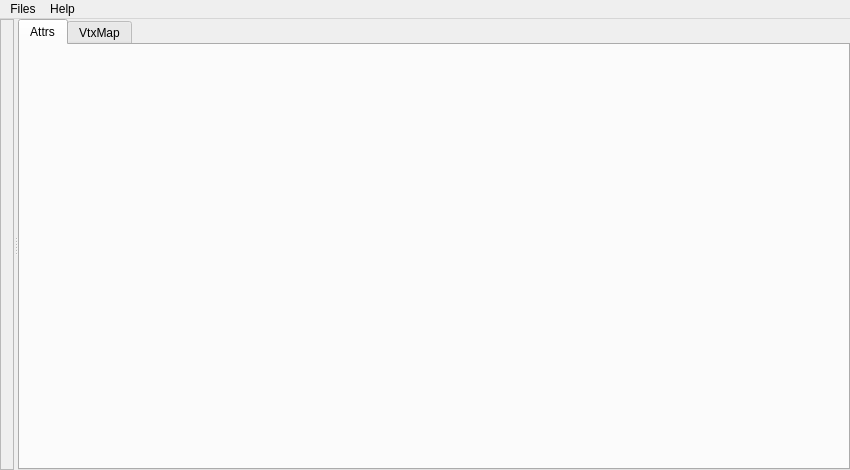
<?xml version="1.0" encoding="UTF-8"?>
<ui version="4.0">
 <class>mwClothEditor</class>
 <widget class="QMainWindow" name="mwClothEditor">
  <property name="geometry">
   <rect>
    <x>0</x>
    <y>0</y>
    <width>850</width>
    <height>470</height>
   </rect>
  </property>
  <property name="windowTitle">
   <string>Cloth Editor</string>
  </property>
  <widget class="QWidget" name="centralwidget">
   <layout class="QGridLayout" name="gridLayout_3">
    <property name="margin">
     <number>0</number>
    </property>
    <property name="spacing">
     <number>0</number>
    </property>
    <item row="0" column="0">
     <widget class="QSplitter" name="splitter_2">
      <property name="orientation">
       <enum>Qt::Horizontal</enum>
      </property>
      <widget class="QFrame" name="qfSceneNodes">
       <property name="frameShape">
        <enum>QFrame::StyledPanel</enum>
       </property>
       <layout class="QVBoxLayout" name="vlSceneNodes">
        <property name="spacing">
         <number>0</number>
        </property>
        <property name="margin">
         <number>0</number>
        </property>
       </layout>
      </widget>
      <widget class="QTabWidget" name="tabClothEditor">
       <property name="currentIndex">
        <number>0</number>
       </property>
       <widget class="QWidget" name="tiAttr">
        <attribute name="title">
         <string>Attrs</string>
        </attribute>
        <layout class="QGridLayout" name="glPreset">
         <property name="margin">
          <number>0</number>
         </property>
         <property name="spacing">
          <number>0</number>
         </property>
         <item row="0" column="0">
          <layout class="QVBoxLayout" name="vlAttr">
           <property name="spacing">
            <number>0</number>
           </property>
          </layout>
         </item>
        </layout>
       </widget>
       <widget class="QWidget" name="tiVtxMap">
        <attribute name="title">
         <string>VtxMap</string>
        </attribute>
        <layout class="QGridLayout" name="glVtxMap">
         <property name="margin">
          <number>0</number>
         </property>
         <property name="spacing">
          <number>0</number>
         </property>
         <item row="0" column="0">
          <layout class="QVBoxLayout" name="vlVtxMap">
           <property name="spacing">
            <number>0</number>
           </property>
          </layout>
         </item>
        </layout>
       </widget>
      </widget>
     </widget>
    </item>
   </layout>
  </widget>
  <widget class="QMenuBar" name="menuBar">
   <property name="geometry">
    <rect>
     <x>0</x>
     <y>0</y>
     <width>850</width>
     <height>21</height>
    </rect>
   </property>
   <widget class="QMenu" name="mHelp">
    <property name="title">
     <string>Help</string>
    </property>
    <addaction name="miToolTips"/>
   </widget>
   <widget class="QMenu" name="mFiles">
    <property name="title">
     <string>Files</string>
    </property>
    <addaction name="miSetRootPath"/>
   </widget>
   <addaction name="mFiles"/>
   <addaction name="mHelp"/>
  </widget>
  <action name="miNCloth">
   <property name="checkable">
    <bool>true</bool>
   </property>
   <property name="checked">
    <bool>true</bool>
   </property>
   <property name="text">
    <string>nCloth</string>
   </property>
  </action>
  <action name="miNRigid">
   <property name="checkable">
    <bool>true</bool>
   </property>
   <property name="checked">
    <bool>true</bool>
   </property>
   <property name="text">
    <string>nRigid</string>
   </property>
  </action>
  <action name="miRfSceneNodes">
   <property name="text">
    <string>Scene Nodes</string>
   </property>
  </action>
  <action name="actionRefresh">
   <property name="text">
    <string>Refresh</string>
   </property>
  </action>
  <action name="miToolTips">
   <property name="checkable">
    <bool>true</bool>
   </property>
   <property name="checked">
    <bool>false</bool>
   </property>
   <property name="text">
    <string>ToolTips</string>
   </property>
  </action>
  <action name="miSetRootPath">
   <property name="text">
    <string>Set Root Path</string>
   </property>
  </action>
 </widget>
 <resources/>
 <connections/>
</ui>
